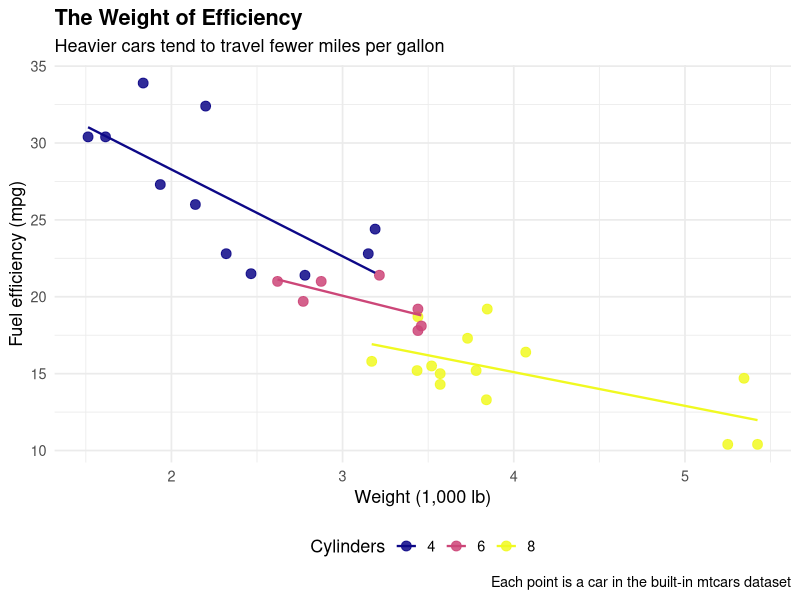

Recreate this plot in R.
## ---- chunk 1
#| message: false
library(tidyverse)
## ---- chunk 2
ggplot(mtcars, aes(x = wt, y = mpg, color = factor(cyl))) +
  geom_point(size = 3, alpha = 0.85) +
  geom_smooth(method = "lm", se = FALSE, linewidth = 0.8) +
  scale_color_viridis_d(option = "C", name = "Cylinders") +
  labs(
    title = "The Weight of Efficiency",
    subtitle = "Heavier cars tend to travel fewer miles per gallon",
    x = "Weight (1,000 lb)",
    y = "Fuel efficiency (mpg)",
    caption = "Each point is a car in the built-in mtcars dataset"
  ) +
  theme_minimal(base_size = 13) +
  theme(
    plot.title = element_text(face = "bold"),
    legend.position = "bottom"
  )
